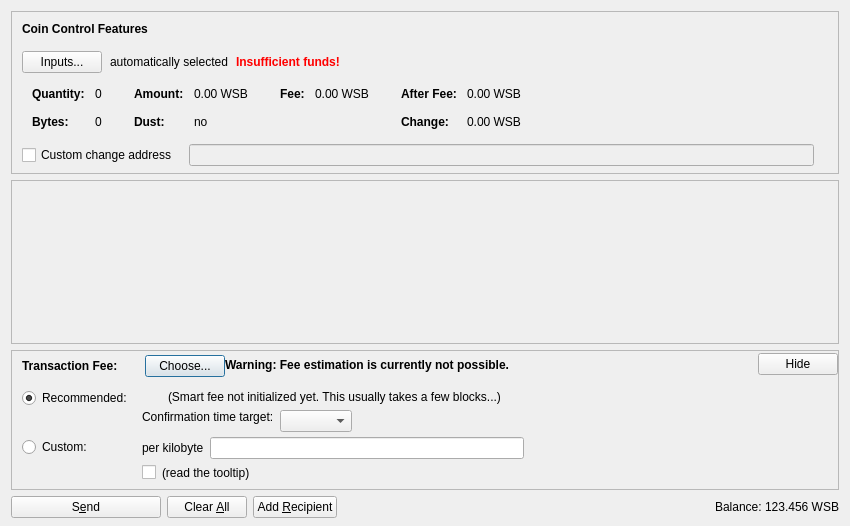
<?xml version="1.0" encoding="UTF-8"?>
<ui version="4.0">
 <class>SendCoinsDialog</class>
 <widget class="QDialog" name="SendCoinsDialog">
  <property name="geometry">
   <rect>
    <x>0</x>
    <y>0</y>
    <width>850</width>
    <height>526</height>
   </rect>
  </property>
  <property name="windowTitle">
   <string>Send Coins</string>
  </property>
  <layout class="QVBoxLayout" name="verticalLayout" stretch="0,1,0,0">
   <property name="bottomMargin">
    <number>8</number>
   </property>
   <item>
    <widget class="QFrame" name="frameCoinControl">
     <property name="sizePolicy">
      <sizepolicy hsizetype="Expanding" vsizetype="Expanding">
       <horstretch>0</horstretch>
       <verstretch>0</verstretch>
      </sizepolicy>
     </property>
     <property name="maximumSize">
      <size>
       <width>16777215</width>
       <height>16777215</height>
      </size>
     </property>
     <property name="frameShape">
      <enum>QFrame::StyledPanel</enum>
     </property>
     <property name="frameShadow">
      <enum>QFrame::Sunken</enum>
     </property>
     <layout class="QVBoxLayout" name="verticalLayoutCoinControl2">
      <property name="spacing">
       <number>0</number>
      </property>
      <property name="leftMargin">
       <number>0</number>
      </property>
      <property name="topMargin">
       <number>0</number>
      </property>
      <property name="rightMargin">
       <number>0</number>
      </property>
      <property name="bottomMargin">
       <number>6</number>
      </property>
      <item>
       <layout class="QVBoxLayout" name="verticalLayoutCoinControl" stretch="0,0,0,0,1">
        <property name="spacing">
         <number>0</number>
        </property>
        <property name="leftMargin">
         <number>10</number>
        </property>
        <property name="topMargin">
         <number>10</number>
        </property>
        <item>
         <layout class="QHBoxLayout" name="horizontalLayoutCoinControl1">
          <property name="bottomMargin">
           <number>15</number>
          </property>
          <item>
           <widget class="QLabel" name="labelCoinControlFeatures">
            <property name="sizePolicy">
             <sizepolicy hsizetype="Preferred" vsizetype="Maximum">
              <horstretch>0</horstretch>
              <verstretch>0</verstretch>
             </sizepolicy>
            </property>
            <property name="font">
             <font>
              <weight>75</weight>
              <bold>true</bold>
             </font>
            </property>
            <property name="styleSheet">
             <string notr="true">font-weight:bold;</string>
            </property>
            <property name="text">
             <string>Coin Control Features</string>
            </property>
           </widget>
          </item>
         </layout>
        </item>
        <item>
         <layout class="QHBoxLayout" name="horizontalLayoutCoinControl2" stretch="0,0,0,0">
          <property name="spacing">
           <number>8</number>
          </property>
          <property name="bottomMargin">
           <number>10</number>
          </property>
          <item>
           <widget class="QPushButton" name="pushButtonCoinControl">
            <property name="styleSheet">
             <string notr="true"/>
            </property>
            <property name="text">
             <string>Inputs...</string>
            </property>
            <property name="autoDefault">
             <bool>false</bool>
            </property>
           </widget>
          </item>
          <item>
           <widget class="QLabel" name="labelCoinControlAutomaticallySelected">
            <property name="text">
             <string>automatically selected</string>
            </property>
            <property name="margin">
             <number>5</number>
            </property>
           </widget>
          </item>
          <item>
           <widget class="QLabel" name="labelCoinControlInsuffFunds">
            <property name="font">
             <font>
              <weight>75</weight>
              <bold>true</bold>
             </font>
            </property>
            <property name="styleSheet">
             <string notr="true">color:red;font-weight:bold;</string>
            </property>
            <property name="text">
             <string>Insufficient funds!</string>
            </property>
            <property name="margin">
             <number>5</number>
            </property>
           </widget>
          </item>
          <item>
           <spacer name="horizontalSpacerCoinControl">
            <property name="orientation">
             <enum>Qt::Horizontal</enum>
            </property>
            <property name="sizeHint" stdset="0">
             <size>
              <width>40</width>
              <height>1</height>
             </size>
            </property>
           </spacer>
          </item>
         </layout>
        </item>
        <item>
         <widget class="QWidget" name="widgetCoinControl" native="true">
          <property name="sizePolicy">
           <sizepolicy hsizetype="Preferred" vsizetype="Preferred">
            <horstretch>0</horstretch>
            <verstretch>0</verstretch>
           </sizepolicy>
          </property>
          <property name="minimumSize">
           <size>
            <width>0</width>
            <height>0</height>
           </size>
          </property>
          <property name="styleSheet">
           <string notr="true"/>
          </property>
          <layout class="QHBoxLayout" name="horizontalLayoutCoinControl5">
           <property name="leftMargin">
            <number>0</number>
           </property>
           <property name="topMargin">
            <number>0</number>
           </property>
           <property name="rightMargin">
            <number>0</number>
           </property>
           <property name="bottomMargin">
            <number>0</number>
           </property>
           <item>
            <layout class="QHBoxLayout" name="horizontalLayoutCoinControl3" stretch="0,0,0,1">
             <property name="spacing">
              <number>20</number>
             </property>
             <property name="topMargin">
              <number>0</number>
             </property>
             <property name="bottomMargin">
              <number>10</number>
             </property>
             <item>
              <layout class="QFormLayout" name="formLayoutCoinControl1">
               <property name="horizontalSpacing">
                <number>10</number>
               </property>
               <property name="verticalSpacing">
                <number>14</number>
               </property>
               <property name="leftMargin">
                <number>10</number>
               </property>
               <property name="topMargin">
                <number>4</number>
               </property>
               <property name="rightMargin">
                <number>6</number>
               </property>
               <item row="0" column="0">
                <widget class="QLabel" name="labelCoinControlQuantityText">
                 <property name="font">
                  <font>
                   <weight>75</weight>
                   <bold>true</bold>
                  </font>
                 </property>
                 <property name="text">
                  <string>Quantity:</string>
                 </property>
                 <property name="margin">
                  <number>0</number>
                 </property>
                </widget>
               </item>
               <item row="0" column="1">
                <widget class="QLabel" name="labelCoinControlQuantity">
                 <property name="cursor">
                  <cursorShape>IBeamCursor</cursorShape>
                 </property>
                 <property name="contextMenuPolicy">
                  <enum>Qt::ActionsContextMenu</enum>
                 </property>
                 <property name="text">
                  <string notr="true">0</string>
                 </property>
                 <property name="margin">
                  <number>0</number>
                 </property>
                 <property name="textInteractionFlags">
                  <set>Qt::LinksAccessibleByMouse|Qt::TextSelectableByKeyboard|Qt::TextSelectableByMouse</set>
                 </property>
                </widget>
               </item>
               <item row="1" column="0">
                <widget class="QLabel" name="labelCoinControlBytesText">
                 <property name="font">
                  <font>
                   <weight>75</weight>
                   <bold>true</bold>
                  </font>
                 </property>
                 <property name="text">
                  <string>Bytes:</string>
                 </property>
                </widget>
               </item>
               <item row="1" column="1">
                <widget class="QLabel" name="labelCoinControlBytes">
                 <property name="cursor">
                  <cursorShape>IBeamCursor</cursorShape>
                 </property>
                 <property name="contextMenuPolicy">
                  <enum>Qt::ActionsContextMenu</enum>
                 </property>
                 <property name="text">
                  <string notr="true">0</string>
                 </property>
                 <property name="textInteractionFlags">
                  <set>Qt::LinksAccessibleByMouse|Qt::TextSelectableByKeyboard|Qt::TextSelectableByMouse</set>
                 </property>
                </widget>
               </item>
              </layout>
             </item>
             <item>
              <layout class="QFormLayout" name="formLayoutCoinControl2">
               <property name="horizontalSpacing">
                <number>10</number>
               </property>
               <property name="verticalSpacing">
                <number>14</number>
               </property>
               <property name="leftMargin">
                <number>6</number>
               </property>
               <property name="topMargin">
                <number>4</number>
               </property>
               <property name="rightMargin">
                <number>6</number>
               </property>
               <item row="0" column="0">
                <widget class="QLabel" name="labelCoinControlAmountText">
                 <property name="font">
                  <font>
                   <weight>75</weight>
                   <bold>true</bold>
                  </font>
                 </property>
                 <property name="text">
                  <string>Amount:</string>
                 </property>
                 <property name="margin">
                  <number>0</number>
                 </property>
                </widget>
               </item>
               <item row="0" column="1">
                <widget class="QLabel" name="labelCoinControlAmount">
                 <property name="cursor">
                  <cursorShape>IBeamCursor</cursorShape>
                 </property>
                 <property name="contextMenuPolicy">
                  <enum>Qt::ActionsContextMenu</enum>
                 </property>
                 <property name="text">
                  <string notr="true">0.00 WSB</string>
                 </property>
                 <property name="textInteractionFlags">
                  <set>Qt::LinksAccessibleByMouse|Qt::TextSelectableByKeyboard|Qt::TextSelectableByMouse</set>
                 </property>
                </widget>
               </item>
               <item row="1" column="0">
                <widget class="QLabel" name="labelCoinControlLowOutputText">
                 <property name="font">
                  <font>
                   <weight>75</weight>
                   <bold>true</bold>
                  </font>
                 </property>
                 <property name="text">
                  <string>Dust:</string>
                 </property>
                </widget>
               </item>
               <item row="1" column="1">
                <widget class="QLabel" name="labelCoinControlLowOutput">
                 <property name="cursor">
                  <cursorShape>IBeamCursor</cursorShape>
                 </property>
                 <property name="contextMenuPolicy">
                  <enum>Qt::ActionsContextMenu</enum>
                 </property>
                 <property name="text">
                  <string notr="true">no</string>
                 </property>
                 <property name="textInteractionFlags">
                  <set>Qt::LinksAccessibleByMouse|Qt::TextSelectableByKeyboard|Qt::TextSelectableByMouse</set>
                 </property>
                </widget>
               </item>
              </layout>
             </item>
             <item>
              <layout class="QFormLayout" name="formLayoutCoinControl3">
               <property name="horizontalSpacing">
                <number>10</number>
               </property>
               <property name="verticalSpacing">
                <number>14</number>
               </property>
               <property name="leftMargin">
                <number>6</number>
               </property>
               <property name="topMargin">
                <number>4</number>
               </property>
               <property name="rightMargin">
                <number>6</number>
               </property>
               <item row="0" column="0">
                <widget class="QLabel" name="labelCoinControlFeeText">
                 <property name="font">
                  <font>
                   <weight>75</weight>
                   <bold>true</bold>
                  </font>
                 </property>
                 <property name="text">
                  <string>Fee:</string>
                 </property>
                 <property name="margin">
                  <number>0</number>
                 </property>
                </widget>
               </item>
               <item row="0" column="1">
                <widget class="QLabel" name="labelCoinControlFee">
                 <property name="cursor">
                  <cursorShape>IBeamCursor</cursorShape>
                 </property>
                 <property name="contextMenuPolicy">
                  <enum>Qt::ActionsContextMenu</enum>
                 </property>
                 <property name="text">
                  <string notr="true">0.00 WSB</string>
                 </property>
                 <property name="textInteractionFlags">
                  <set>Qt::LinksAccessibleByMouse|Qt::TextSelectableByKeyboard|Qt::TextSelectableByMouse</set>
                 </property>
                </widget>
               </item>
              </layout>
             </item>
             <item>
              <layout class="QFormLayout" name="formLayoutCoinControl4">
               <property name="horizontalSpacing">
                <number>10</number>
               </property>
               <property name="verticalSpacing">
                <number>14</number>
               </property>
               <property name="leftMargin">
                <number>6</number>
               </property>
               <property name="topMargin">
                <number>4</number>
               </property>
               <property name="rightMargin">
                <number>6</number>
               </property>
               <item row="0" column="0">
                <widget class="QLabel" name="labelCoinControlAfterFeeText">
                 <property name="font">
                  <font>
                   <weight>75</weight>
                   <bold>true</bold>
                  </font>
                 </property>
                 <property name="text">
                  <string>After Fee:</string>
                 </property>
                 <property name="margin">
                  <number>0</number>
                 </property>
                </widget>
               </item>
               <item row="0" column="1">
                <widget class="QLabel" name="labelCoinControlAfterFee">
                 <property name="cursor">
                  <cursorShape>IBeamCursor</cursorShape>
                 </property>
                 <property name="contextMenuPolicy">
                  <enum>Qt::ActionsContextMenu</enum>
                 </property>
                 <property name="text">
                  <string notr="true">0.00 WSB</string>
                 </property>
                 <property name="textInteractionFlags">
                  <set>Qt::LinksAccessibleByMouse|Qt::TextSelectableByKeyboard|Qt::TextSelectableByMouse</set>
                 </property>
                </widget>
               </item>
               <item row="1" column="0">
                <widget class="QLabel" name="labelCoinControlChangeText">
                 <property name="font">
                  <font>
                   <weight>75</weight>
                   <bold>true</bold>
                  </font>
                 </property>
                 <property name="text">
                  <string>Change:</string>
                 </property>
                </widget>
               </item>
               <item row="1" column="1">
                <widget class="QLabel" name="labelCoinControlChange">
                 <property name="cursor">
                  <cursorShape>IBeamCursor</cursorShape>
                 </property>
                 <property name="contextMenuPolicy">
                  <enum>Qt::ActionsContextMenu</enum>
                 </property>
                 <property name="text">
                  <string notr="true">0.00 WSB</string>
                 </property>
                 <property name="textInteractionFlags">
                  <set>Qt::LinksAccessibleByMouse|Qt::TextSelectableByKeyboard|Qt::TextSelectableByMouse</set>
                 </property>
                </widget>
               </item>
              </layout>
             </item>
            </layout>
           </item>
          </layout>
         </widget>
        </item>
        <item>
         <layout class="QHBoxLayout" name="horizontalLayoutCoinControl4" stretch="0,0,0">
          <property name="spacing">
           <number>12</number>
          </property>
          <property name="sizeConstraint">
           <enum>QLayout::SetDefaultConstraint</enum>
          </property>
          <property name="topMargin">
           <number>5</number>
          </property>
          <property name="rightMargin">
           <number>5</number>
          </property>
          <item>
           <widget class="QCheckBox" name="checkBoxCoinControlChange">
            <property name="toolTip">
             <string>If this is activated, but the change address is empty or invalid, change will be sent to a newly generated address.</string>
            </property>
            <property name="text">
             <string>Custom change address</string>
            </property>
           </widget>
          </item>
          <item>
           <widget class="QValidatedLineEdit" name="lineEditCoinControlChange">
            <property name="enabled">
             <bool>false</bool>
            </property>
            <property name="sizePolicy">
             <sizepolicy hsizetype="Expanding" vsizetype="Fixed">
              <horstretch>0</horstretch>
              <verstretch>0</verstretch>
             </sizepolicy>
            </property>
           </widget>
          </item>
          <item>
           <widget class="QLabel" name="labelCoinControlChangeLabel">
            <property name="sizePolicy">
             <sizepolicy hsizetype="Preferred" vsizetype="Expanding">
              <horstretch>0</horstretch>
              <verstretch>0</verstretch>
             </sizepolicy>
            </property>
            <property name="minimumSize">
             <size>
              <width>0</width>
              <height>0</height>
             </size>
            </property>
            <property name="text">
             <string/>
            </property>
            <property name="margin">
             <number>3</number>
            </property>
           </widget>
          </item>
         </layout>
        </item>
        <item>
         <spacer name="verticalSpacerCoinControl">
          <property name="orientation">
           <enum>Qt::Vertical</enum>
          </property>
          <property name="sizeHint" stdset="0">
           <size>
            <width>800</width>
            <height>1</height>
           </size>
          </property>
         </spacer>
        </item>
       </layout>
      </item>
     </layout>
    </widget>
   </item>
   <item>
    <widget class="QScrollArea" name="scrollArea">
     <property name="widgetResizable">
      <bool>true</bool>
     </property>
     <widget class="QWidget" name="scrollAreaWidgetContents">
      <property name="geometry">
       <rect>
        <x>0</x>
        <y>0</y>
        <width>830</width>
        <height>104</height>
       </rect>
      </property>
      <layout class="QVBoxLayout" name="verticalLayout_2" stretch="0,1">
       <property name="leftMargin">
        <number>0</number>
       </property>
       <property name="topMargin">
        <number>0</number>
       </property>
       <property name="rightMargin">
        <number>0</number>
       </property>
       <property name="bottomMargin">
        <number>0</number>
       </property>
       <item>
        <layout class="QVBoxLayout" name="entries">
         <property name="spacing">
          <number>6</number>
         </property>
        </layout>
       </item>
       <item>
        <spacer name="verticalSpacer">
         <property name="orientation">
          <enum>Qt::Vertical</enum>
         </property>
         <property name="sizeHint" stdset="0">
          <size>
           <width>20</width>
           <height>40</height>
          </size>
         </property>
        </spacer>
       </item>
      </layout>
     </widget>
    </widget>
   </item>
   <item>
    <widget class="QFrame" name="frameFee">
     <property name="sizePolicy">
      <sizepolicy hsizetype="Expanding" vsizetype="Expanding">
       <horstretch>0</horstretch>
       <verstretch>0</verstretch>
      </sizepolicy>
     </property>
     <property name="maximumSize">
      <size>
       <width>16777215</width>
       <height>16777215</height>
      </size>
     </property>
     <property name="frameShape">
      <enum>QFrame::StyledPanel</enum>
     </property>
     <property name="frameShadow">
      <enum>QFrame::Sunken</enum>
     </property>
     <layout class="QVBoxLayout" name="verticalLayoutFee1">
      <property name="spacing">
       <number>0</number>
      </property>
      <property name="leftMargin">
       <number>0</number>
      </property>
      <property name="topMargin">
       <number>0</number>
      </property>
      <property name="rightMargin">
       <number>0</number>
      </property>
      <property name="bottomMargin">
       <number>0</number>
      </property>
      <item>
       <layout class="QVBoxLayout" name="verticalLayoutFee2" stretch="0,0,0">
        <property name="spacing">
         <number>0</number>
        </property>
        <property name="leftMargin">
         <number>10</number>
        </property>
        <property name="topMargin">
         <number>0</number>
        </property>
        <item>
         <layout class="QHBoxLayout" name="horizontalLayoutFee1">
          <property name="bottomMargin">
           <number>0</number>
          </property>
          <item>
           <layout class="QVBoxLayout" name="verticalLayoutFee7">
            <property name="spacing">
             <number>0</number>
            </property>
            <item>
             <spacer name="verticalSpacerSmartFee">
              <property name="orientation">
               <enum>Qt::Vertical</enum>
              </property>
              <property name="sizeType">
               <enum>QSizePolicy::Fixed</enum>
              </property>
              <property name="sizeHint" stdset="0">
               <size>
                <width>1</width>
                <height>4</height>
               </size>
              </property>
             </spacer>
            </item>
            <item>
             <layout class="QHBoxLayout" name="horizontalLayoutSmartFee">
              <property name="spacing">
               <number>10</number>
              </property>
              <item>
               <widget class="QLabel" name="labelFeeHeadline">
                <property name="sizePolicy">
                 <sizepolicy hsizetype="Preferred" vsizetype="Maximum">
                  <horstretch>0</horstretch>
                  <verstretch>0</verstretch>
                 </sizepolicy>
                </property>
                <property name="font">
                 <font>
                  <weight>75</weight>
                  <bold>true</bold>
                 </font>
                </property>
                <property name="styleSheet">
                 <string notr="true">font-weight:bold;</string>
                </property>
                <property name="text">
                 <string>Transaction Fee:</string>
                </property>
               </widget>
              </item>
              <item>
               <widget class="QLabel" name="labelFeeMinimized">
                <property name="text">
                 <string/>
                </property>
               </widget>
              </item>
              <item>
               <widget class="QPushButton" name="buttonChooseFee">
                <property name="text">
                 <string>Choose...</string>
                </property>
               </widget>
              </item>
             </layout>
            </item>
            <item>
             <spacer name="verticalSpacer_5">
              <property name="orientation">
               <enum>Qt::Vertical</enum>
              </property>
              <property name="sizeHint" stdset="0">
               <size>
                <width>1</width>
                <height>1</height>
               </size>
              </property>
             </spacer>
            </item>
           </layout>
          </item>
          <item>
           <widget class="QLabel" name="fallbackFeeWarningLabel">
            <property name="toolTip">
             <string>Using the fallbackfee can result in sending a transaction that will take several hours or days (or never) to confirm. Consider choosing your fee manually or wait until you have validated the complete chain.</string>
            </property>
            <property name="font">
            <font>
                <weight>75</weight>
                <bold>true</bold>
            </font>
            </property>
            <property name="text">
             <string>Warning: Fee estimation is currently not possible.</string>
            </property>
            <property name="wordWrap">
             <bool>false</bool>
            </property>
           </widget>
          </item>
          <item>
           <spacer name="horizontalSpacer_4">
            <property name="orientation">
             <enum>Qt::Horizontal</enum>
            </property>
            <property name="sizeType">
             <enum>QSizePolicy::MinimumExpanding</enum>
            </property>
            <property name="sizeHint" stdset="0">
             <size>
              <width>40</width>
              <height>20</height>
             </size>
            </property>
           </spacer>
          </item>
          <item>
           <widget class="QPushButton" name="buttonMinimizeFee">
            <property name="toolTip">
             <string>collapse fee-settings</string>
            </property>
            <property name="text">
             <string>Hide</string>
            </property>
           </widget>
          </item>
         </layout>
        </item>
        <item>
         <widget class="QFrame" name="frameFeeSelection">
          <layout class="QVBoxLayout" name="verticalLayoutFee12">
           <property name="spacing">
            <number>0</number>
           </property>
           <property name="leftMargin">
            <number>0</number>
           </property>
           <property name="topMargin">
            <number>0</number>
           </property>
           <property name="rightMargin">
            <number>0</number>
           </property>
           <property name="bottomMargin">
            <number>0</number>
           </property>
           <item>
            <layout class="QGridLayout" name="gridLayoutFee">
             <property name="topMargin">
              <number>10</number>
             </property>
             <property name="bottomMargin">
              <number>4</number>
             </property>
             <property name="horizontalSpacing">
              <number>10</number>
             </property>
             <property name="verticalSpacing">
              <number>4</number>
             </property>
             <item row="1" column="1">
              <layout class="QVBoxLayout" name="verticalLayoutFee8">
               <property name="spacing">
                <number>6</number>
               </property>
               <item>
                <layout class="QHBoxLayout" name="horizontalLayoutFee13">
                 <item>
                  <widget class="QLabel" name="labelCustomPerKilobyte">
                   <property name="toolTip">
                    <string>If the custom fee is set to 1000 satoshis and the transaction is only 250 bytes, then &quot;per kilobyte&quot; only pays 250 satoshis in fee, while &quot;total at least&quot; pays 1000 satoshis. For transactions bigger than a kilobyte both pay by kilobyte.</string>
                   </property>
                   <property name="text">
                    <string>per kilobyte</string>
                   </property>
                  </widget>
                 </item>
                 <item>
                  <widget class="BitcoinAmountField" name="customFee"/>
                 </item>
                 <item>
                  <spacer name="horizontalSpacer_6">
                   <property name="orientation">
                    <enum>Qt::Horizontal</enum>
                   </property>
                   <property name="sizeHint" stdset="0">
                    <size>
                     <width>1</width>
                     <height>1</height>
                    </size>
                   </property>
                  </spacer>
                 </item>
                </layout>
               </item>
               <item>
                <layout class="QHBoxLayout" name="horizontalLayoutFee8">
                 <item>
                  <widget class="QCheckBox" name="checkBoxMinimumFee">
                   <property name="toolTip">
                    <string>Paying only the minimum fee is just fine as long as there is less transaction volume than space in the blocks. But be aware that this can end up in a never confirming transaction once there is more demand for wsbcoin transactions than the network can process.</string>
                   </property>
                   <property name="text">
                    <string/>
                   </property>
                  </widget>
                 </item>
                 <item>
                  <widget class="QLabel" name="labelMinFeeWarning">
                   <property name="enabled">
                    <bool>true</bool>
                   </property>
                   <property name="toolTip">
                    <string>Paying only the minimum fee is just fine as long as there is less transaction volume than space in the blocks. But be aware that this can end up in a never confirming transaction once there is more demand for wsbcoin transactions than the network can process.</string>
                   </property>
                   <property name="text">
                    <string>(read the tooltip)</string>
                   </property>
                   <property name="margin">
                    <number>5</number>
                   </property>
                  </widget>
                 </item>
                 <item>
                  <spacer name="horizontalSpacer_2">
                   <property name="orientation">
                    <enum>Qt::Horizontal</enum>
                   </property>
                   <property name="sizeHint" stdset="0">
                    <size>
                     <width>1</width>
                     <height>1</height>
                    </size>
                   </property>
                  </spacer>
                 </item>
                </layout>
               </item>
              </layout>
             </item>
             <item row="0" column="0">
              <layout class="QVBoxLayout" name="verticalLayoutFee4" stretch="0,1">
               <item>
                <widget class="QRadioButton" name="radioSmartFee">
                 <property name="text">
                  <string>Recommended:</string>
                 </property>
                 <property name="checked">
                  <bool>true</bool>
                 </property>
                 <attribute name="buttonGroup">
                  <string notr="true">groupFee</string>
                 </attribute>
                </widget>
               </item>
               <item>
                <spacer name="verticalSpacer_2">
                 <property name="orientation">
                  <enum>Qt::Vertical</enum>
                 </property>
                 <property name="sizeHint" stdset="0">
                  <size>
                   <width>1</width>
                   <height>1</height>
                  </size>
                 </property>
                </spacer>
               </item>
              </layout>
             </item>
             <item row="1" column="0">
              <layout class="QVBoxLayout" name="verticalLayoutFee9" stretch="0,1">
               <item>
                <widget class="QRadioButton" name="radioCustomFee">
                 <property name="text">
                  <string>Custom:</string>
                 </property>
                 <attribute name="buttonGroup">
                  <string notr="true">groupFee</string>
                 </attribute>
                </widget>
               </item>
               <item>
                <spacer name="verticalSpacer_6">
                 <property name="orientation">
                  <enum>Qt::Vertical</enum>
                 </property>
                 <property name="sizeHint" stdset="0">
                  <size>
                   <width>1</width>
                   <height>1</height>
                  </size>
                 </property>
                </spacer>
               </item>
              </layout>
             </item>
             <item row="0" column="1">
              <layout class="QVBoxLayout" name="verticalLayoutFee3" stretch="0,0,1">
               <property name="spacing">
                <number>6</number>
               </property>
               <property name="topMargin">
                <number>2</number>
               </property>
               <item>
                <layout class="QHBoxLayout" name="horizontalLayoutFee12">
                 <item>
                  <widget class="QLabel" name="labelSmartFee">
                   <property name="text">
                    <string/>
                   </property>
                   <property name="margin">
                    <number>2</number>
                   </property>
                  </widget>
                 </item>
                 <item>
                  <widget class="QLabel" name="labelFeeEstimation">
                   <property name="text">
                    <string/>
                   </property>
                  </widget>
                 </item>
                 <item>
                  <widget class="QLabel" name="labelSmartFee2">
                   <property name="text">
                    <string>(Smart fee not initialized yet. This usually takes a few blocks...)</string>
                   </property>
                   <property name="margin">
                    <number>2</number>
                   </property>
                  </widget>
                 </item>
                 <item>
                  <spacer name="horizontalSpacer_5">
                   <property name="orientation">
                    <enum>Qt::Horizontal</enum>
                   </property>
                   <property name="sizeHint" stdset="0">
                    <size>
                     <width>1</width>
                     <height>1</height>
                    </size>
                   </property>
                  </spacer>
                 </item>
                </layout>
               </item>
               <item>
                <layout class="QHBoxLayout" name="horizontalLayoutFee9">
                 <item>
                  <layout class="QVBoxLayout" name="verticalLayoutFee6">
                   <item>
                    <widget class="QLabel" name="labelSmartFee3">
                     <property name="text">
                      <string>Confirmation time target:</string>
                     </property>
                     <property name="margin">
                      <number>2</number>
                     </property>
                    </widget>
                   </item>
                   <item>
                    <spacer name="verticalSpacer_3">
                     <property name="orientation">
                      <enum>Qt::Vertical</enum>
                     </property>
                     <property name="sizeHint" stdset="0">
                      <size>
                       <width>1</width>
                       <height>1</height>
                      </size>
                     </property>
                    </spacer>
                   </item>
                  </layout>
                 </item>
                 <item>
                  <layout class="QVBoxLayout" name="verticalLayoutFee5">
                   <property name="rightMargin">
                    <number>30</number>
                   </property>
                   <item>
                    <layout class="QHBoxLayout" name="horizontalLayoutConfTarget">
                     <property name="bottomMargin">
                      <number>0</number>
                     </property>
                     <item>
                      <widget class="QComboBox" name="confTargetSelector"/>
                     </item>
                     <item>
                      <spacer name="horizontalSpacerConfTarget">
                       <property name="orientation">
                        <enum>Qt::Horizontal</enum>
                       </property>
                       <property name="sizeHint" stdset="0">
                        <size>
                         <width>40</width>
                         <height>20</height>
                        </size>
                       </property>
                      </spacer>
                     </item>
                    </layout>
                   </item>
                  </layout>
                 </item>
                </layout>
               </item>
               <item>
                <spacer name="verticalSpacer_4">
                 <property name="orientation">
                  <enum>Qt::Vertical</enum>
                 </property>
                 <property name="sizeHint" stdset="0">
                  <size>
                   <width>1</width>
                   <height>1</height>
                  </size>
                 </property>
                </spacer>
               </item>
              </layout>
             </item>
            </layout>
           </item>
          </layout>
         </widget>
        </item>
        <item>
         <spacer name="verticalSpacerFee">
          <property name="orientation">
           <enum>Qt::Vertical</enum>
          </property>
          <property name="sizeHint" stdset="0">
           <size>
            <width>40</width>
            <height>5</height>
           </size>
          </property>
         </spacer>
        </item>
       </layout>
      </item>
     </layout>
    </widget>
   </item>
   <item>
    <layout class="QHBoxLayout" name="horizontalLayout">
     <item>
      <widget class="QPushButton" name="sendButton">
       <property name="minimumSize">
        <size>
         <width>150</width>
         <height>0</height>
        </size>
       </property>
       <property name="toolTip">
        <string>Confirm the send action</string>
       </property>
       <property name="text">
        <string>S&amp;end</string>
       </property>
       <property name="icon">
        <iconset resource="../bitcoin.qrc">
         <normaloff>:/icons/send</normaloff>:/icons/send</iconset>
       </property>
       <property name="autoDefault">
        <bool>false</bool>
       </property>
       <property name="default">
        <bool>false</bool>
       </property>
      </widget>
     </item>
     <item>
      <widget class="QPushButton" name="clearButton">
       <property name="sizePolicy">
        <sizepolicy hsizetype="Minimum" vsizetype="Fixed">
         <horstretch>0</horstretch>
         <verstretch>0</verstretch>
        </sizepolicy>
       </property>
       <property name="toolTip">
        <string>Clear all fields of the form.</string>
       </property>
       <property name="text">
        <string>Clear &amp;All</string>
       </property>
       <property name="icon">
        <iconset resource="../bitcoin.qrc">
         <normaloff>:/icons/remove</normaloff>:/icons/remove</iconset>
       </property>
       <property name="autoDefault">
        <bool>false</bool>
       </property>
      </widget>
     </item>
     <item>
      <widget class="QPushButton" name="addButton">
       <property name="toolTip">
        <string>Send to multiple recipients at once</string>
       </property>
       <property name="text">
        <string>Add &amp;Recipient</string>
       </property>
       <property name="icon">
        <iconset resource="../bitcoin.qrc">
         <normaloff>:/icons/add</normaloff>:/icons/add</iconset>
       </property>
       <property name="autoDefault">
        <bool>false</bool>
       </property>
      </widget>
     </item>
     <item>
      <spacer name="horizontalSpacer">
       <property name="orientation">
        <enum>Qt::Horizontal</enum>
       </property>
       <property name="sizeHint" stdset="0">
        <size>
         <width>40</width>
         <height>20</height>
        </size>
       </property>
      </spacer>
     </item>
     <item>
      <layout class="QHBoxLayout" name="horizontalLayout_2">
       <property name="spacing">
        <number>3</number>
       </property>
       <item>
        <widget class="QLabel" name="label">
         <property name="sizePolicy">
          <sizepolicy hsizetype="Preferred" vsizetype="Fixed">
           <horstretch>0</horstretch>
           <verstretch>0</verstretch>
          </sizepolicy>
         </property>
         <property name="text">
          <string>Balance:</string>
         </property>
        </widget>
       </item>
       <item>
        <widget class="QLabel" name="labelBalance">
         <property name="sizePolicy">
          <sizepolicy hsizetype="Preferred" vsizetype="Fixed">
           <horstretch>0</horstretch>
           <verstretch>0</verstretch>
          </sizepolicy>
         </property>
         <property name="cursor">
          <cursorShape>IBeamCursor</cursorShape>
         </property>
         <property name="text">
          <string notr="true">123.456 WSB</string>
         </property>
         <property name="textInteractionFlags">
          <set>Qt::LinksAccessibleByMouse|Qt::TextSelectableByKeyboard|Qt::TextSelectableByMouse</set>
         </property>
        </widget>
       </item>
      </layout>
     </item>
    </layout>
   </item>
  </layout>
 </widget>
 <customwidgets>
  <customwidget>
   <class>QValidatedLineEdit</class>
   <extends>QLineEdit</extends>
   <header>qvalidatedlineedit.h</header>
  </customwidget>
  <customwidget>
   <class>BitcoinAmountField</class>
   <extends>QLineEdit</extends>
   <header>bitcoinamountfield.h</header>
   <container>1</container>
  </customwidget>
 </customwidgets>
 <resources>
  <include location="../bitcoin.qrc"/>
 </resources>
 <connections/>
 <buttongroups>
  <buttongroup name="groupFee"/>
 </buttongroups>
</ui>
